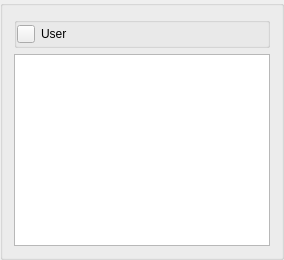
                     <widget class="QGroupBox" name="gb_filter_users">
                      <property name="title">
                       <string/>
                      </property>
                      <layout class="QVBoxLayout" name="verticalLayout_20">
                       <item>
                        <widget class="QGroupBox" name="gb_user_title">
                         <property name="title">
                          <string/>
                         </property>
                         <property name="flat">
                          <bool>true</bool>
                         </property>
                         <layout class="QHBoxLayout" name="horizontalLayout_15">
                          <property name="leftMargin">
                           <number>0</number>
                          </property>
                          <property name="topMargin">
                           <number>0</number>
                          </property>
                          <property name="rightMargin">
                           <number>0</number>
                          </property>
                          <property name="bottomMargin">
                           <number>0</number>
                          </property>
                          <item>
                           <widget class="QPushButton" name="btn_fold_user">
                            <property name="minimumSize">
                             <size>
                              <width>18</width>
                              <height>18</height>
                             </size>
                            </property>
                            <property name="maximumSize">
                             <size>
                              <width>18</width>
                              <height>18</height>
                             </size>
                            </property>
                            <property name="text">
                             <string/>
                            </property>
                            <property name="icon">
                             <iconset resource="ui_resource/ui_resource.qrc">
                              <normaloff>:/icon/arrow_down.png</normaloff>:/icon/arrow_down.png</iconset>
                            </property>
                            <property name="flat">
                             <bool>false</bool>
                            </property>
                           </widget>
                          </item>
                          <item>
                           <widget class="QLabel" name="label_user_title">
                            <property name="text">
                             <string>User</string>
                            </property>
                           </widget>
                          </item>
                         </layout>
                        </widget>
                       </item>
                       <item>
                        <widget class="QTreeWidget" name="tree_user">
                         <property name="selectionMode">
                          <enum>QAbstractItemView::NoSelection</enum>
                         </property>
                         <property name="indentation">
                          <number>7</number>
                         </property>
                         <property name="sortingEnabled">
                          <bool>true</bool>
                         </property>
                         <attribute name="headerVisible">
                          <bool>false</bool>
                         </attribute>
                         <column>
                          <property name="text">
                           <string>1</string>
                          </property>
                         </column>
                        </widget>
                       </item>
                      </layout>
                     </widget>
